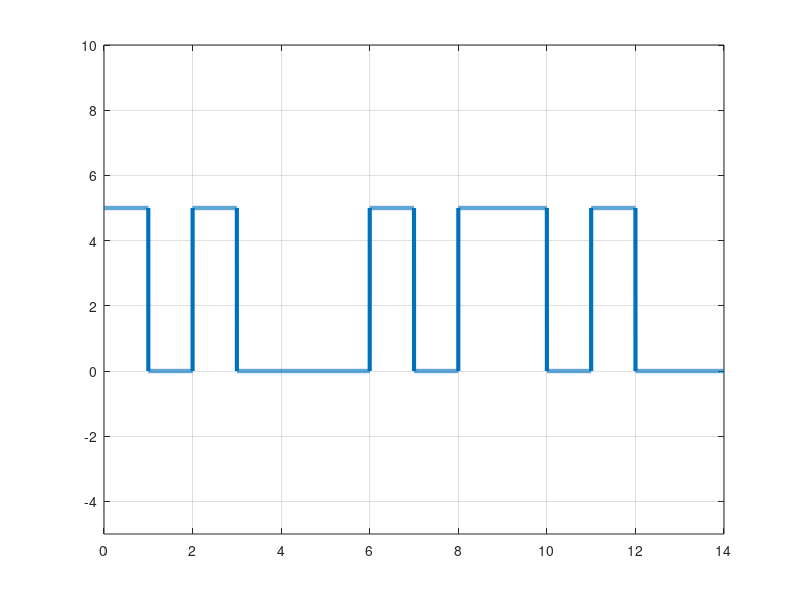

Source code (MATLAB):
clc;    %clear command line
clear all;  %clear variables
close all;  %clear figures 

bits = [1 0 1 0 0 0 1 0 1 1 0 1 0 0];

%Modulation :

bitRate = 1;
voltage = 5;

samplingRate = 1000;
samplingTime = 1/samplingRate;
endTime = length(bits)/bitRate;
time = 0:samplingTime:endTime;

index = 1;

for i = 1:length(time)
    if(bits(index) == 1)
        modulation(i) = voltage;
    else
        modulation(i) = 0;
    end
    if(time(i)*bitRate>= index)
        index = index+1;
    end
end

plot(time,modulation,'LineWidth',3);
axis([0 endTime -5 voltage+5]);
grid on;

%Demodulation : 

index = 1;

for i = 1:length(modulation)
    if(modulation(i) == voltage)
        demodulation(index) = 1;
    else
        demodulation(index) = 0;
    end
    if(time(i)*bitRate >= index)
        index = index+1;
    end
end

disp(demodulation);

% 1 = up; 0 = zero